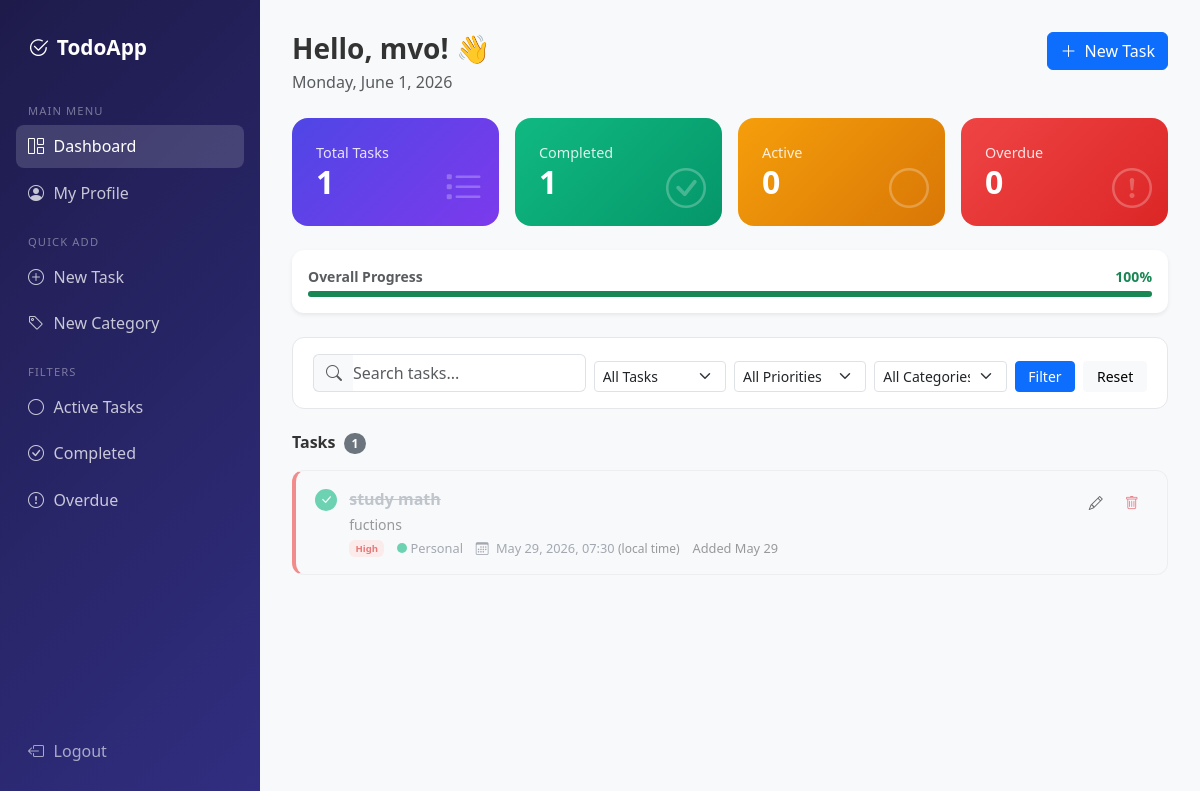
Screenshot of /dashboard/ (signed in) with the database file from the repository.
### todos/models.py (models this page shows, shortened)
class Todo(models.Model):
    PRIORITY_CHOICES = [
        ('low', 'Low'),
        ('medium', 'Medium'),
        ('high', 'High'),
    ]
    user = models.ForeignKey(User, on_delete=models.CASCADE, related_name='todos')
    category = models.ForeignKey(
        Category, on_delete=models.SET_NULL, null=True, blank=True, related_name='todos'
    )
    title = models.CharField(max_length=200)
    description = models.TextField(blank=True, null=True)
    priority = models.CharField(max_length=10, choices=PRIORITY_CHOICES, default='medium')
    is_completed = models.BooleanField(default=False)
    due_date = models.DateField(null=True, blank=True)
    due_datetime = models.DateTimeField(null=True, blank=True)
    created_at = models.DateTimeField(auto_now_add=True)
    updated_at = models.DateTimeField(auto_now=True)
    reminders_sent = models.IntegerField(default=0)
    class Meta:
        ordering = ['-created_at']
    def is_overdue(self):
        if self.due_datetime and not self.is_completed:
            return self.due_datetime < timezone.now()
        if self.due_date and not self.is_completed:
            return self.due_date < timezone.now().date()
        return False
    def deadline_ts(self):
        if self.due_datetime:
            dt = self.due_datetime
            if timezone.is_naive(dt):
                dt = timezone.make_aware(dt, timezone.utc)
            return int(dt.timestamp() * 1000)

class Category(models.Model):
    name = models.CharField(max_length=100)
    color = models.CharField(max_length=7, default='#0d6efd')
    user = models.ForeignKey(User, on_delete=models.CASCADE, related_name='categories')
    created_at = models.DateTimeField(auto_now_add=True)
    class Meta:
        verbose_name_plural = 'categories'
        ordering = ['name']
    def __str__(self):
        return f"{self.name} ({self.user.username})"

### todos/views.py (the view)
# urls.py: path('dashboard/', views.dashboard, name='dashboard'),
@login_required
def dashboard(request):
    todos = Todo.objects.filter(user=request.user)
    filter_status = request.GET.get('status', 'all')
    filter_priority = request.GET.get('priority', '')
    filter_category = request.GET.get('category', '')
    search_query = request.GET.get('q', '')
    if filter_status == 'active':
        todos = todos.filter(is_completed=False)
    elif filter_status == 'completed':
        todos = todos.filter(is_completed=True)
    elif filter_status == 'overdue':
        todos = todos.filter(is_completed=False, due_date__lt=timezone.now().date())
    if filter_priority:
        todos = todos.filter(priority=filter_priority)
    if filter_category:
        todos = todos.filter(category__id=filter_category)
    if search_query:
        todos = todos.filter(Q(title__icontains=search_query) | Q(description__icontains=search_query))
    all_todos = Todo.objects.filter(user=request.user)
    total = all_todos.count()
    completed = all_todos.filter(is_completed=True).count()
    active = all_todos.filter(is_completed=False).count()
    overdue = all_todos.filter(is_completed=False, due_date__lt=timezone.now().date()).count()
    todo_form = TodoForm(user=request.user)
    category_form = CategoryForm()
    categories = Category.objects.filter(user=request.user)
    todos_list = list(todos)
    todos_json = json.dumps([
        {
            'id': t.id,
            'title': t.title,
            'deadline_ms': t.deadline_ts(),
            'is_completed': t.is_completed,
        }
        for t in todos_list
    ])
    context = {
        'todos': todos_list,
        'todos_json': todos_json,
        'todo_form': todo_form,
        'category_form': category_form,
        'categories': categories,
        'filter_status': filter_status,
        'filter_priority': filter_priority,
        'filter_category': filter_category,
        'search_query': search_query,
        'stats': {
            'total': total,
            'completed': completed,
            'active': active,
            'overdue': overdue,
            'completion_rate': round((completed / total * 100) if total > 0 else 0),
        },
        'today': timezone.now().date(),
    }
    return render(request, 'dashboard.html', context)

### todos/forms.py
class CategoryForm(forms.ModelForm):
    class Meta:
        model = Category
        fields = ['name', 'color']
        widgets = {
            'name': forms.TextInput(attrs={'class': 'form-control', 'placeholder': 'Category name'}),
            'color': forms.TextInput(attrs={'type': 'color', 'class': 'form-control form-control-color'}),
        }

### templates/dashboard.html (shortened to what this page needs)
{% extends 'base.html' %}
{% block content %}
<div class="d-flex justify-content-between align-items-start mb-4 flex-wrap gap-2">
  <div>
    <h3 class="fw-bold mb-1">
      {% if user.first_name %}Hello, {{ user.first_name }}! 👋{% else %}My Tasks{% endif %}
    </h3>
    <p class="text-muted mb-0">{{ today|date:"l, F j, Y" }}</p>
  </div>
  <div class="d-flex gap-2 align-items-center">
    <button class="btn btn-primary" data-bs-toggle="modal" data-bs-target="#addTodoModal">
      <i class="bi bi-plus-lg me-1"></i> New Task
    </button>
  </div>
</div>
<div class="row g-3 mb-4">
  <div class="col-6 col-md-3">
    <div class="stat-card bg-primary-gradient">
      <p>Total Tasks</p><h3>{{ stats.total }}</h3>
      <i class="bi bi-list-task stat-icon"></i>
    </div>
  </div>
  <div class="col-6 col-md-3">
    <div class="stat-card bg-success-gradient">
      <p>Completed</p><h3>{{ stats.completed }}</h3>
      <i class="bi bi-check-circle stat-icon"></i>
    </div>
  </div>
  <div class="col-6 col-md-3">
    <div class="stat-card bg-warning-gradient">
      <p>Active</p><h3>{{ stats.active }}</h3>
      <i class="bi bi-circle stat-icon"></i>
    </div>
  </div>
  <div class="col-6 col-md-3">
    <div class="stat-card bg-danger-gradient">
      <p>Overdue</p><h3>{{ stats.overdue }}</h3>
      <i class="bi bi-exclamation-circle stat-icon"></i>
    </div>
  </div>
</div>
{% if stats.total > 0 %}
<div class="card border-0 shadow-sm mb-4" style="border-radius:12px;">
  <div class="card-body py-3">
    <div class="d-flex justify-content-between mb-1">
      <small class="fw-semibold text-muted">Overall Progress</small>
      <small class="fw-bold text-success">{{ stats.completion_rate }}%</small>
    </div>
    <div class="progress progress-slim">
      <div class="progress-bar bg-success" style="width:{{ stats.completion_rate }}%"></div>
    </div>
  </div>
</div>
{% endif %}
<div class="filter-bar">
  <form method="get" action="{% url 'dashboard' %}" class="row g-2 align-items-end">
    <div class="col-12 col-md-4">
      <div class="input-group">
        <span class="input-group-text bg-light border-end-0"><i class="bi bi-search text-muted"></i></span>
        <input type="text" name="q" class="form-control border-start-0 ps-0" placeholder="Search tasks..." value="{{ search_query }}">
      </div>
    </div>
    <div class="col-6 col-md-2">
      <select name="status" class="form-select form-select-sm">
        <option value="all" {% if filter_status == 'all' %}selected{% endif %}>All Tasks</option>
      </select>
    </div>
    <div class="col-6 col-md-2">
      <select name="priority" class="form-select form-select-sm">
        <option value="">All Priorities</option>
      </select>
    </div>
    <div class="col-6 col-md-2">
      <select name="category" class="form-select form-select-sm">
        <option value="">All Categories</option>
      </select>
    </div>
    <div class="col-6 col-md-2 d-flex gap-2">
      <button type="submit" class="btn btn-primary btn-sm flex-fill">Filter</button>
      <a href="{% url 'dashboard' %}" class="btn btn-light btn-sm flex-fill">Reset</a>
    </div>
  </form>
</div>
<div class="d-flex justify-content-between align-items-center mb-3">
  <h6 class="fw-bold mb-0">Tasks <span class="badge bg-secondary rounded-pill ms-1">{{ todos|length }}</span></h6>
</div>
{% if todos %}
  {% for todo in todos %}
  <div class="todo-card border-{{ todo.priority }}{% if todo.is_completed %} completed{% endif %}" id="todo-card-{{ todo.id }}">
    <form method="post" action="{% url 'toggle_todo' todo.pk %}">
      <button type="submit" class="todo-check {% if todo.is_completed %}checked{% endif %}"
              title="{% if todo.is_completed %}Mark incomplete{% else %}Mark complete{% endif %}">
        {% if todo.is_completed %}<i class="bi bi-check-lg" style="font-size:0.8rem;"></i>{% endif %}
      </button>
    </form>
    <div class="flex-grow-1 min-width-0">
      <div class="todo-title">{{ todo.title }}</div>
      {% if todo.description %}
      <div class="text-muted small mb-1" style="overflow:hidden;text-overflow:ellipsis;white-space:nowrap;max-width:500px;">
        {{ todo.description }}
      </div>
      {% endif %}
      <div class="todo-meta">
        <span class="badge badge-{{ todo.priority }}">{{ todo.get_priority_display }}</span>
        {% if todo.category %}
        <span>
          <span class="category-dot" style="background-color:{{ todo.category.color }};"></span>
          {{ todo.category.name }}
        </span>
        {% endif %}
        {% if todo.due_date or todo.due_datetime %}
        <span class="{% if todo.is_overdue %}text-danger fw-semibold{% endif %}">
          <i class="bi bi-calendar3 me-1"></i>
          {% if todo.due_datetime %}
            <span class="deadline-display" data-deadline-ts="{{ todo.deadline_ts }}">
            </span>
            <small class="text-muted" style="font-size:.75rem;">(local time)</small>
          {% else %}
            {{ todo.due_date|date:"M j, Y" }}
          {% endif %}
        </span>
        {% endif %}
        <span class="text-muted">Added {{ todo.created_at|date:"M j" }}</span>
      </div>
    </div>
    <div class="d-flex gap-1 flex-shrink-0">
      <a href="{% url 'edit_todo' todo.pk %}" class="btn btn-light btn-sm" title="Edit task"><i class="bi bi-pencil"></i></a>
      <button class="btn btn-light btn-sm text-danger" title="Delete task"
              data-bs-toggle="modal" data-bs-target="#deleteModal{{ todo.pk }}">
        <i class="bi bi-trash"></i>
      </button>
    </div>
  </div>
  {% endfor %}
{% endif %}
{% endblock %}

### templates/base.html (shortened to what this page needs)
<!DOCTYPE html>
<html lang="en">
<head>
  {% load static %}
  <link href="https://cdn.jsdelivr.net/npm/bootstrap@5.3.2/dist/css/bootstrap.min.css" rel="stylesheet" />
  <link href="https://cdn.jsdelivr.net/npm/bootstrap-icons@1.11.3/font/bootstrap-icons.min.css" rel="stylesheet" />
  <link href="{% static 'css/style.css' %}" rel="stylesheet" />
</head>
<body>
{% if user.is_authenticated %}
<nav class="sidebar" id="sidebar">
  <div class="brand">
    <i class="bi bi-check2-circle"></i> TodoApp
  </div>
  <div class="nav-section">Main Menu</div>
  <ul class="nav flex-column">
    <li class="nav-item">
      <a class="nav-link {% if request.resolver_match.url_name == 'dashboard' %}active{% endif %}"
         href="{% url 'dashboard' %}">
        <i class="bi bi-grid-1x2"></i> Dashboard
      </a>
    </li>
    <li class="nav-item">
      <a class="nav-link {% if request.resolver_match.url_name == 'profile' %}active{% endif %}"
         href="{% url 'profile' %}">
        <i class="bi bi-person-circle"></i> My Profile
      </a>
    </li>
  </ul>
  <div class="nav-section">Quick Add</div>
  <ul class="nav flex-column">
    <li class="nav-item">
      <a class="nav-link" href="#" data-bs-toggle="modal" data-bs-target="#addTodoModal">
        <i class="bi bi-plus-circle"></i> New Task
      </a>
    </li>
    <li class="nav-item">
      <a class="nav-link" href="#" data-bs-toggle="modal" data-bs-target="#addCategoryModal">
        <i class="bi bi-tag"></i> New Category
      </a>
    </li>
  </ul>
  <div class="nav-section">Filters</div>
  <ul class="nav flex-column">
    <li class="nav-item">
      <a class="nav-link" href="{% url 'dashboard' %}?status=active">
        <i class="bi bi-circle"></i> Active Tasks
      </a>
    </li>
    <li class="nav-item">
      <a class="nav-link" href="{% url 'dashboard' %}?status=completed">
        <i class="bi bi-check-circle"></i> Completed
      </a>
    </li>
    <li class="nav-item">
      <a class="nav-link" href="{% url 'dashboard' %}?status=overdue">
        <i class="bi bi-exclamation-circle"></i> Overdue
      </a>
    </li>
  </ul>
  <div style="position: absolute; bottom: 1.5rem; left: 1rem; right: 1rem;">
    <form method="post" action="{% url 'logout' %}">
      <button type="submit" class="nav-link w-100 btn border-0 text-start"
              style="color: rgba(255,255,255,0.6);">
        <i class="bi bi-box-arrow-left"></i> Logout
      </button>
    </form>
  </div>
</nav>
<div class="main-content">
{% else %}
<div class="container-fluid p-0">
{% endif %}
  {% block content %}{% endblock %}
</div>
</body>
</html>

### static/css/style.css (style rules this page uses)
:root { --primary: #4f46e5; --primary-hover: #4338ca; --success: #10b981; --danger: #ef4444; --warning: #f59e0b; --sidebar-width: 260px; --transition: 0.2s ease; }
body { font-family: 'Segoe UI', system-ui, sans-serif; background-color: #f8f9fa; color: #333; }
.sidebar { width: var(--sidebar-width); min-height: 100vh; background: linear-gradient(135deg, #1e1b4b 0%, #312e81 100%); padding: 1.5rem 1rem; position: fixed; top: 0; left: 0; z-index: 1000; transition: transform var(--transition); }
.sidebar .brand { color: #fff; font-size: 1.3rem; font-weight: 700; padding: 0.5rem 0.75rem 1.5rem; display: flex; align-items: center; gap: 0.5rem; }
.sidebar .nav-link { color: rgba(255, 255, 255, 0.75); border-radius: 8px; padding: 0.6rem 0.75rem; margin-bottom: 0.2rem; transition: all var(--transition); display: flex; align-items: center; gap: 0.6rem; }
.sidebar .nav-link:hover, .sidebar .nav-link.active { color: #fff; background-color: rgba(255, 255, 255, 0.15); }
.sidebar .nav-section { color: rgba(255, 255, 255, 0.4); font-size: 0.7rem; text-transform: uppercase; letter-spacing: 0.1em; padding: 1rem 0.75rem 0.3rem; }
.main-content { margin-left: var(--sidebar-width); min-height: 100vh; padding: 2rem; }
.stat-card { border: none; border-radius: 16px; padding: 1.5rem; color: #fff; position: relative; overflow: hidden; transition: transform var(--transition), box-shadow var(--transition); }
.stat-card .stat-icon { font-size: 2.5rem; opacity: 0.25; position: absolute; right: 1rem; bottom: 0.5rem; }
.stat-card h3 { font-size: 2rem; font-weight: 700; margin: 0; }
.stat-card p { margin: 0; opacity: 0.85; font-size: 0.9rem; }
.bg-primary-gradient { background: linear-gradient(135deg, #4f46e5, #7c3aed); }
.bg-success-gradient { background: linear-gradient(135deg, #10b981, #059669); }
.bg-warning-gradient { background: linear-gradient(135deg, #f59e0b, #d97706); }
.bg-danger-gradient { background: linear-gradient(135deg, #ef4444, #dc2626); }
.todo-card { border: 1px solid #e5e7eb; border-radius: 12px; padding: 1rem 1.2rem; margin-bottom: 0.75rem; background: #fff; transition: all var(--transition); display: flex; align-items: flex-start; gap: 0.75rem; }
.todo-card.completed { opacity: 0.6; background: #f9fafb; }
.todo-card.completed .todo-title { text-decoration: line-through; color: #9ca3af; }
.todo-card .todo-title { font-weight: 600; color: #1f2937; margin-bottom: 0.2rem; }
.todo-card .todo-meta { font-size: 0.8rem; color: #6b7280; display: flex; gap: 0.8rem; flex-wrap: wrap; align-items: center; }
.badge-high { background-color: #fee2e2; color: #dc2626; }
.border-high { border-left: 4px solid #ef4444 !important; }
.todo-check { width: 22px; height: 22px; border-radius: 50%; border: 2px solid #d1d5db; cursor: pointer; flex-shrink: 0; margin-top: 2px; display: flex; align-items: center; justify-content: center; transition: all var(--transition); background: transparent; }
.todo-check.checked { background-color: var(--success); border-color: var(--success); color: #fff; }
.progress-slim { height: 6px; border-radius: 3px; }
.category-dot { width: 10px; height: 10px; border-radius: 50%; display: inline-block; flex-shrink: 0; }
.filter-bar { background: #fff; border-radius: 12px; border: 1px solid #e5e7eb; padding: 1rem 1.25rem; margin-bottom: 1.5rem; }

### rows the page displays
Todo: is_completed True (drawn), title "study math", description "fuctions", priority "High", category.name "Personal", created_at "May 29"

### other values shown
{{ user.first_name }} "mvo"
{{ stats.total }} "1"
{{ stats.completed }} "1"
{{ stats.active }} "0"
{{ stats.overdue }} "0"
{{ stats.completion_rate }} "100"
{{ todos|length }} "1"
